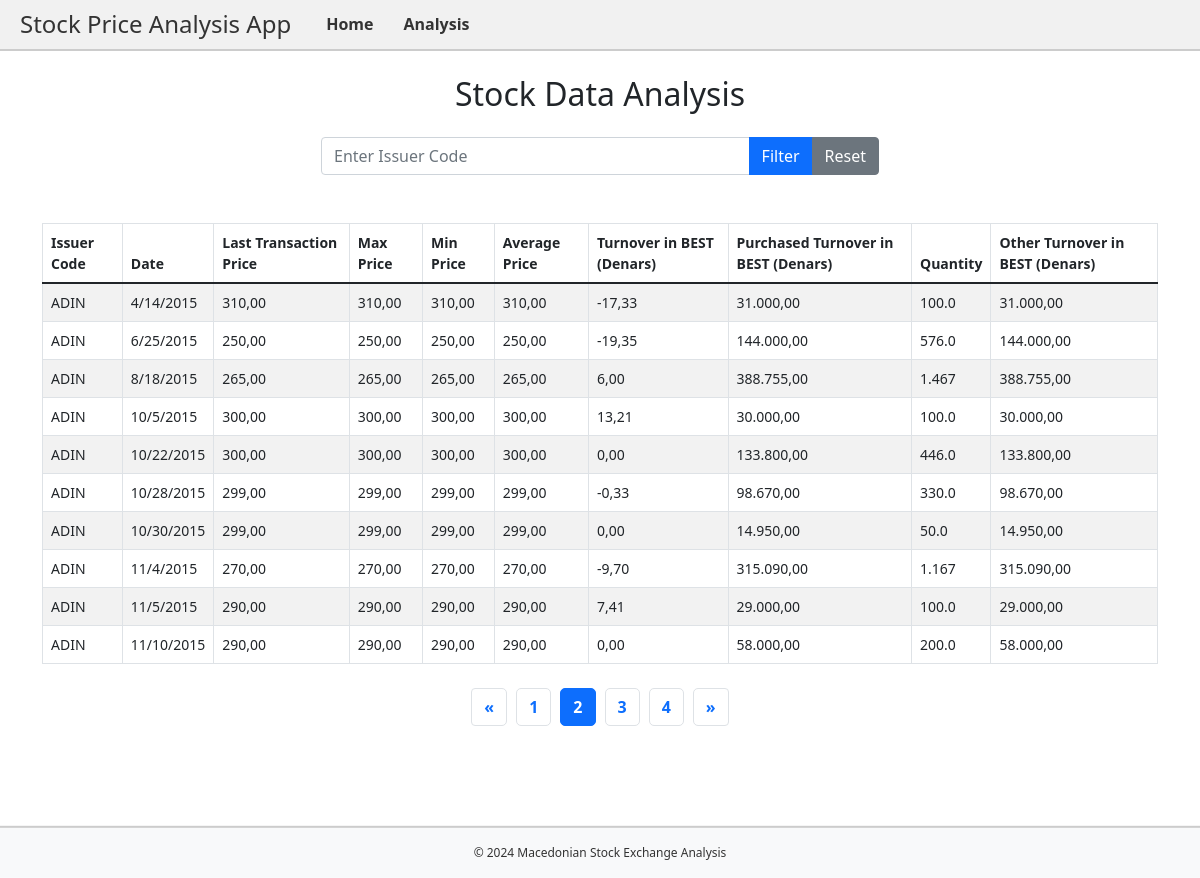
The page /analysis?page=2&issuer= on the database its author committed.
### tables this page shows
CREATE TABLE stock_data (
    Код_на_издавач TEXT,
    Датум TEXT,
    Цена_на_последна_трансакција REAL,
    Мак_ REAL,
    Мин_ REAL,
    Просечна_цена REAL,
    Промет_во_БЕСТ_во_денари REAL,
    Вкупен_промет_во_денари REAL,
    Количина REAL,
    Промет_во_БЕСТ_во_денари_друга REAL
);

### controllers/main_controller.py (the view)
@main_blueprint.route('/analysis')
def analysis():
    issuer = request.args.get('issuer', default='', type=str).strip()
    page = request.args.get('page', default=1, type=int)
    limit = 10
    stock_data, total_rows, total_pages = get_filtered_data_for_analysis(issuer=issuer, page=page, limit=limit)
    return render_template(
        'analysis.html',
        stock_data=stock_data,
        page=page,
        total_pages=total_pages,
        issuer=issuer,
        max=max,
        min=min
    )

### templates/analysis.html (shortened to what this page needs)
<!DOCTYPE html>
<html lang="en">
<head>
    <link rel="stylesheet" href="{{ url_for('static', filename='css/style.css') }}">
    <link rel="stylesheet" href="https://cdnjs.cloudflare.com/ajax/libs/bootstrap/5.1.3/css/bootstrap.min.css">
</head>
<body>
    <header>
        <h1>Stock Price Analysis App</h1>
        <nav>
            <ul>
                <li><a href="/">Home</a></li>
                <li><a href="{{ url_for('main_blueprint.analysis') }}">Analysis</a></li>
            </ul>
        </nav>
    </header>
    <div class="content container mt-4" style="margin-bottom: 100px;">
        <h2 class="text-center">Stock Data Analysis</h2>
        <div class="filter-section mt-4 mb-5">
            <form method="get" action="{{ url_for('main_blueprint.analysis') }}" class="d-flex justify-content-center">
                <div class="input-group w-50">
                    <input type="text" id="issuer" name="issuer" class="form-control"
                           placeholder="Enter Issuer Code"
                           value="{{ request.args.get('issuer', '') }}">
                    <button type="submit" class="btn btn-primary">Filter</button>
                    <a href="{{ url_for('main_blueprint.analysis') }}" class="btn btn-secondary">Reset</a>
                </div>
            </form>
        </div>
        <table class="table table-bordered table-striped">
            <thead>
                <tr>
                    <th>Issuer Code</th>
                    <th>Date</th>
                    <th>Last Transaction Price</th>
                    <th>Max Price</th>
                    <th>Min Price</th>
                    <th>Average Price</th>
                    <th>Turnover in BEST (Denars)</th>
                    <th>Purchased Turnover in BEST (Denars)</th>
                    <th>Quantity</th>
                    <th>Other Turnover in BEST (Denars)</th>
                </tr>
            </thead>
            <tbody>
                {% for data in stock_data %}
                <tr>
                    <td>{{ data.Код_на_издавач }}</td>
                    <td>{{ data.Датум }}</td>
                    <td>{{ data.Цена_на_последна_трансакција }}</td>
                    <td>{{ data.Макс }}</td>
                    <td>{{ data.Мин }}</td>
                    <td>{{ data.Просечна_цена }}</td>
                    <td>{{ data.Промет_во_БЕСТ_во_денари }}</td>
                    <td>{{ data.Купен_промет_во_денари }}</td>
                    <td>{{ data.Количина }}</td>
                    <td>{{ data.Промет_во_Бест_во_денари_друга }}</td>
                </tr>
                {% endfor %}
            </tbody>
        </table>
        <div class="pagination-container mt-4">
            <nav aria-label="Page navigation">
                <ul class="pagination justify-content-center">
                    {% if page > 1 %}
                    <li class="page-item">
                        <a class="page-link"
                            href="{{ url_for('main_blueprint.analysis', page=page-1, issuer=request.args.get('issuer', '')) }}"
                            aria-label="Previous">&laquo;
                        </a>
                    </li>
                    {% endif %}
                    {% for p in range(max(1, page-2), min(total_pages+1, page+3)) %}
                    <li class="page-item {% if p == page %}active{% endif %}">
                        <a class="page-link"
                           href="{{ url_for('main_blueprint.analysis', page=p, issuer=request.args.get('issuer', '')) }}">
                            {{ p }}
                        </a>
                    </li>
                    {% endfor %}
                    {% if page < total_pages %}
                    <li class="page-item">
                        <a class="page-link"
                           href="{{ url_for('main_blueprint.analysis', page=page+1, issuer=request.args.get('issuer', '')) }}"
                           aria-label="Next">&raquo;</a>
                    </li>
                    {% endif %}
                </ul>
            </nav>
        </div>
    </div>
    <footer>
        <div class="container">
            <span>&copy; 2024 Macedonian Stock Exchange Analysis</span>
        </div>
    </footer>
</body>
</html>

### static/css/style.css (style rules this page uses)
body, html { height: 100%; margin: 0; }
body { display: flex; flex-direction: column; }
body { font-family: Arial, sans-serif; margin: 0; padding: 0; background-color: #ffffff; color: #303035; }
header { background: #f1f1f1; color: #333; padding: 10px 20px; text-align: left; display: flex; align-items: center; border-bottom: 2px solid #ccc; }
header h1 { margin: 0; font-size: 24px; margin-right: 20px; }
nav ul { list-style: none; padding: 0; margin: 0; display: flex; justify-content: flex-start; }
nav ul li { margin: 0 5px; }
nav ul li a { color: #333; text-decoration: none; font-weight: bold; padding: 5px 10px; border-radius: 5px; transition: background-color 0.3s ease; }
footer { background-color: #f1f1f1; text-align: center; padding: 5px 0; width: 100%; position: fixed; bottom: 0; font-size: 12px; color: #333; border-top: 2px solid #ccc; }
.btn-primary { background-color: #303035; border-color: #303035; }
.table { font-size: 14px; margin-top: 20px; }
.table th { background-color: #f8f8f8; font-weight: bold; }

### templates/analysis.html (style rules this page uses)
body { display: flex; flex-direction: column; min-height: 100vh; overflow-y: auto; }
.content { flex: 1; margin-bottom: 50px; }
footer { background-color: #f8f9fa; text-align: center; padding: 1rem 0; position: sticky; }

### rows shown on the page
stock_data: Код_на_издавач "ADIN", Датум "4/14/2015", Цена_на_последна_трансакција "310,00", Макс "310,00", Мин "310,00", Просечна_цена "310,00", Промет_во_БЕСТ_во_денари "-17,33", Купен_промет_во_денари "31.000,00", Количина "100.0", Промет_во_Бест_во_денари_друга "31.000,00"
stock_data: Код_на_издавач "ADIN", Датум "6/25/2015", Цена_на_последна_трансакција "250,00", Макс "250,00", Мин "250,00", Просечна_цена "250,00", Промет_во_БЕСТ_во_денари "-19,35", Купен_промет_во_денари "144.000,00", Количина "576.0", Промет_во_Бест_во_денари_друга "144.000,00"
stock_data: Код_на_издавач "ADIN", Датум "8/18/2015", Цена_на_последна_трансакција "265,00", Макс "265,00", Мин "265,00", Просечна_цена "265,00", Промет_во_БЕСТ_во_денари "6,00", Купен_промет_во_денари "388.755,00", Количина "1.467", Промет_во_Бест_во_денари_друга "388.755,00"
stock_data: Код_на_издавач "ADIN", Датум "10/5/2015", Цена_на_последна_трансакција "300,00", Макс "300,00", Мин "300,00", Просечна_цена "300,00", Промет_во_БЕСТ_во_денари "13,21", Купен_промет_во_денари "30.000,00", Количина "100.0", Промет_во_Бест_во_денари_друга "30.000,00"
stock_data: Код_на_издавач "ADIN", Датум "10/22/2015", Цена_на_последна_трансакција "300,00", Макс "300,00", Мин "300,00", Просечна_цена "300,00", Промет_во_БЕСТ_во_денари "0,00", Купен_промет_во_денари "133.800,00", Количина "446.0", Промет_во_Бест_во_денари_друга "133.800,00"
stock_data: Код_на_издавач "ADIN", Датум "10/28/2015", Цена_на_последна_трансакција "299,00", Макс "299,00", Мин "299,00", Просечна_цена "299,00", Промет_во_БЕСТ_во_денари "-0,33", Купен_промет_во_денари "98.670,00", Количина "330.0", Промет_во_Бест_во_денари_друга "98.670,00"
stock_data: Код_на_издавач "ADIN", Датум "10/30/2015", Цена_на_последна_трансакција "299,00", Макс "299,00", Мин "299,00", Просечна_цена "299,00", Промет_во_БЕСТ_во_денари "0,00", Купен_промет_во_денари "14.950,00", Количина "50.0", Промет_во_Бест_во_денари_друга "14.950,00"
stock_data: Код_на_издавач "ADIN", Датум "11/4/2015", Цена_на_последна_трансакција "270,00", Макс "270,00", Мин "270,00", Просечна_цена "270,00", Промет_во_БЕСТ_во_денари "-9,70", Купен_промет_во_денари "315.090,00", Количина "1.167", Промет_во_Бест_во_денари_друга "315.090,00"
stock_data: Код_на_издавач "ADIN", Датум "11/5/2015", Цена_на_последна_трансакција "290,00", Макс "290,00", Мин "290,00", Просечна_цена "290,00", Промет_во_БЕСТ_во_денари "7,41", Купен_промет_во_денари "29.000,00", Количина "100.0", Промет_во_Бест_во_денари_друга "29.000,00"
stock_data: Код_на_издавач "ADIN", Датум "11/10/2015", Цена_на_последна_трансакција "290,00", Макс "290,00", Мин "290,00", Просечна_цена "290,00", Промет_во_БЕСТ_во_денари "0,00", Купен_промет_во_денари "58.000,00", Количина "200.0", Промет_во_Бест_во_денари_друга "58.000,00"

### other values the page prints
{{ p }} "1" "2" "3" "4"
